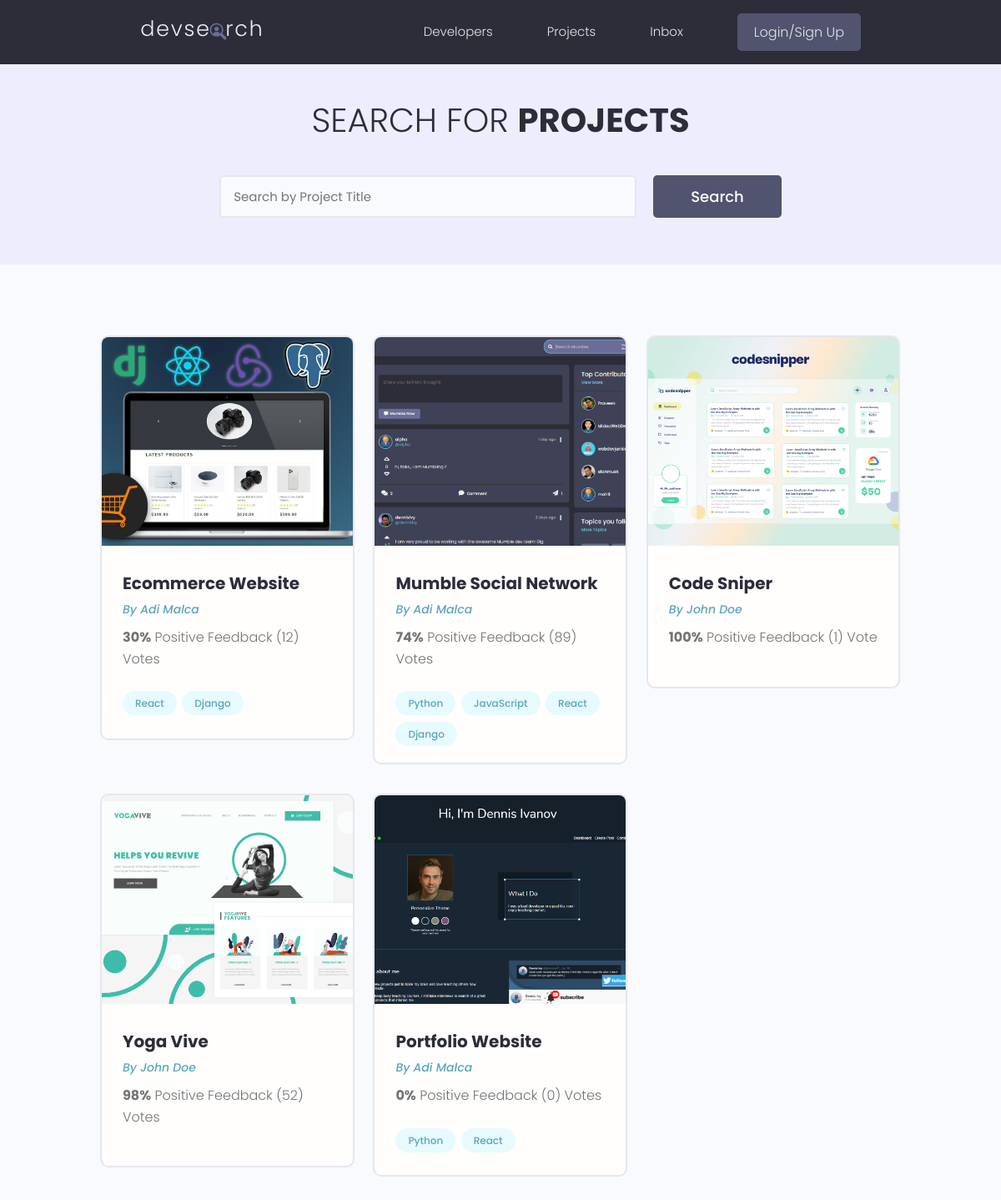
The page /projects/ on the database as committed earlier.
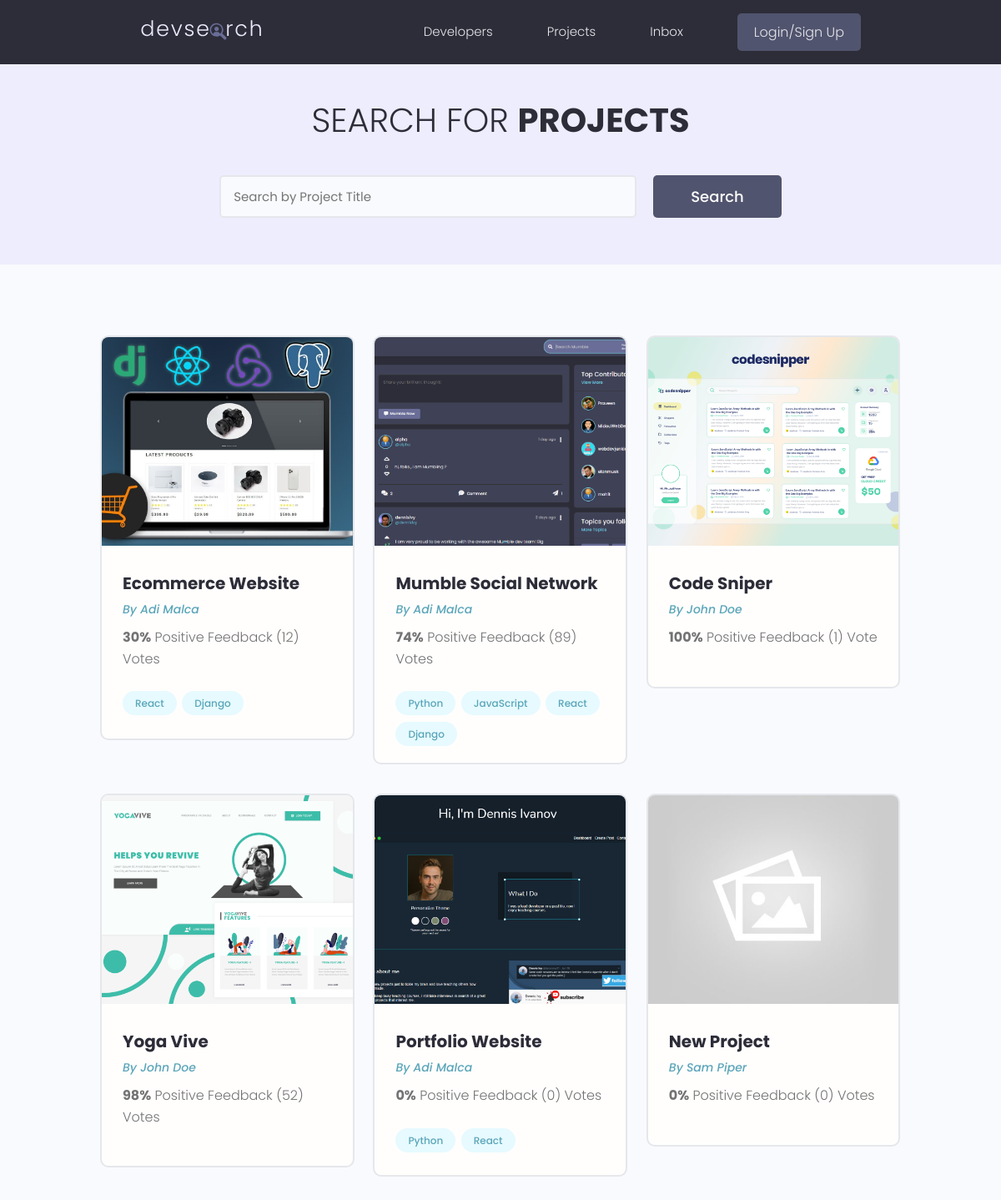
The same page on the database as committed later.
### projectsApp/models.py (models this page shows, shortened)
class Project(models.Model):
    owner = models.ForeignKey(Profile, null=True, blank=True, on_delete=models.SET_NULL) # We want to connect a project to a specific user profile - many-to-one relationship
    title = models.CharField(max_length=200)   # By default null=False - required to enter data in this field (for the database)
    description = models.TextField(null=True, blank=True)  # Does NOT require to enter data in this field! blank is the same but for django form to be submitted! We can submit a form without adding this!
    featured_image = models.ImageField(null=True, blank=True, default="default.jpg") # B/c its in "images" folder no need to specify path, otherwise path needed
    demo_link = models.CharField(max_length=2000, null=True, blank=True)
    source_link = models.CharField(max_length=2000, null=True, blank=True)
    tags = models.ManyToManyField('Tag', blank=True)  # The tag can be connected to many models
    vote_total = models.IntegerField(default=0, null=True, blank=True)
    vote_ratio = models.IntegerField(default=0, null=True, blank=True)
    created = models.DateTimeField(auto_now_add=True)
    id = models.UUIDField(default=uuid.uuid4, unique=True, primary_key=True, editable=False)

class Tag(models.Model):
    name = models.CharField(max_length=200)
    created = models.DateTimeField(auto_now_add=True)
    id = models.UUIDField(default=uuid.uuid4, unique=True, primary_key=True, editable=False)
    def __str__(self):
        return self.name

### usersApp/models.py (models this page shows, shortened)
class Profile(models.Model):
    user = models.OneToOneField(User, on_delete=models.CASCADE, null=True, blank=True)
    name = models.CharField(max_length=200, blank=True, null=True)
    email = models.EmailField(max_length=500, blank=True, null=True)
    username = models.CharField(max_length=200, blank=True, null=True)
    location = models.CharField(max_length=200, blank=True, null=True)
    short_intro = models.CharField(max_length=200, blank=True, null=True)
    bio = models.TextField(blank=True, null=True)
    profile_image = models.ImageField(blank=True, null=True, upload_to="profiles/",
                                      default="profiles/user-default.png") # This will go in static/images folder and then in profiles folder and upload my pictures here. Again - we are uploading to the profiles folder and also getting the defualt from the profiles folder
    social_github = models.CharField(max_length=200, blank=True, null=True)
    social_twitter = models.CharField(max_length=200, blank=True, null=True)
    social_linkedin = models.CharField(max_length=200, blank=True, null=True)
    social_youtube = models.CharField(max_length=200, blank=True, null=True)
    social_website = models.CharField(max_length=200, blank=True, null=True)
    created = models.DateTimeField(auto_now_add=True)
    id = models.UUIDField(default=uuid.uuid4, unique=True, primary_key=True, editable=False)

### projectsApp/views.py (the view)
# urls.py: path('projects/', include('projectsApp.urls')),
def projects(request):
    projects = Project.objects.all()  # QuerySet - dictionary like object
    context = {'projects': projects}
    return render(request, 'projectsApp/projects.html', context)

### projectsApp/templates/projectsApp/projects.html (shortened to what this page needs)
{% extends "main.html" %}
{% block content %}
  <main class="projects">
    <section class="hero-section text-center">
      <div class="container container--narrow">
        <div class="hero-section__box">
          <h2>Search for <span>Projects</span></h2>
        </div>
        <div class="hero-section__search">
          <form class="form" action="#" method="get">
            <div class="form__field">
              <input class="input input--text" id="formInput#search" type="text" name="text"
                placeholder="Search by Project Title" />
            </div>
            <input class="btn btn--sub btn--lg" type="submit" value="Search" />
          </form>
        </div>
      </div>
    </section>
    <section class="projectsList">
      <div class="container">
        <div class="grid grid--three">
          {% for project in projects %}
          <div class="column">
            <div class="card project">
              <a href="{% url 'project' project.id %}" class="project">
                <img class="project__thumbnail" src="{{project.featured_image.url}}" alt="project thumbnail" />
                <div class="card__body">
                  <h3 class="project__title">{{project.title}}</h3>
                  <p><a class="project__author" href="{% url 'user-profile' project.owner.id %}">By {{project.owner.name}}</a></p>
                  <p class="project--rating">
                    <span style="font-weight: bold;">{{project.vote_ratio}}%</span> Positive
                    Feedback ({{project.vote_total}}) Vote{{project.vote_total|pluralize:"s"}}
                  </p>
                  <div class="project__tags">
                    {% for tag in project.tags.all %}
                    <span class="tag tag--pill tag--main">
                      <small>{{tag}}</small>
                    </span>
                    {% endfor %}
                  </div>
                </div>
              </a>
            </div>
          </div>
          {%endfor%}
        </div>
      </div>
    </section>
  </main>
{% endblock content %}

### templates/main.html (shortened to what this page needs)
<!DOCTYPE html>
{% load static %}
<html>
<head>
    <link rel="stylesheet" href="https://cdnjs.cloudflare.com/ajax/libs/font-awesome/4.7.0/css/font-awesome.min.css" />
    <link rel="stylesheet" href="{% static 'uikit/styles/uikit.css' %}" />
    <link rel="stylesheet" href="{% static 'styles/app.css' %}" />
</head>
<body>
    {% include "navbar.html" %}
    {% block content %}
    {% endblock content %}
</body>
</html>

### templates/navbar.html (shortened to what this page needs)
{% load static %}
<header class="header">
    <div class="container container--narrow">
      <a href="{% url 'profiles' %}" class="header__logo">
        <img src="{% static 'images/logo.svg' %}" alt="DevSearch Logo" />
      </a>
      <nav class="header__nav">
        <ul class="header__menu">
          <li class="header__menuItem"><a href="{% url 'profiles' %}">Developers</a></li>
          <li class="header__menuItem"><a href="{% url 'projects' %}">Projects</a></li>
          <li class="header__menuItem"><a href="">Inbox</a></li>
          {% if request.user.is_authenticated %}
          <li class="header__menuItem"><a href="{% url 'account' %}">Account</a></li>
          <li class="header__menuItem"><a href="{% url 'logout' %}" class="btn btn--sub">Logout</a></li>
          {% else %}
          <li class="header__menuItem"><a href="{% url 'login' %}" class="btn btn--sub">Login/Sign Up</a></li>
          {% endif %}
        </ul>
      </nav>
    </div>
  </header>

### static/styles/app.css (style rules this page uses)
:root { --color-sub: #2d2d39; }
.btn--sub { background-color: var(--color-sub-light); }
.card { border: 2px solid var(--color-light); }
img { width: 100%; }
.header { position: sticky; z-index: 111; background-color: var(--color-sub); padding: 1.5rem 0; }
.header > .container { display: flex; justify-content: space-between; align-items: center; }
.header__logo > img { height: 3.8rem; }
.header__nav > ul { display: inline-flex; align-items: center; list-style: none; gap: 6.5rem; }
.header__menuItem > a { color: var(--color-light); font-weight: 300; }
.hero-section { height: 40vh; display: flex; align-items: center; background-color: var(--color-sub); }
.hero-section__box { margin-bottom: 4rem; }
.hero-section__box > h2, .hero-section__box > h2 > span { font-size: 4rem; color: var(--color-light); line-height: 1.3; text-transform: uppercase; }
.hero-section__box > h2 { font-weight: 300; }
.hero-section__box > h2 > span { font-weight: 700; }
.hero-section__search > .form { display: flex; align-items: center; justify-content: center; gap: 2rem; }
.hero-section__search > .form input.input--text { width: 50rem; }
.project__author { font-size: 1.4rem; font-style: italic; }
.project--rating { margin-bottom: 1.6em; margin-top: .5em; }
.projects > .hero-section { background: var(--color-sub-lighter); height: 30vh; }
.projects .hero-section__box { margin-bottom: 2.5rem; }
.projects .hero-section__box > h2 { color: var(--color-sub); }
.projects .hero-section__box > h2 > span { font-weight: 700; color: var(--color-sub); }
.projectsList { margin-top: 8rem; }
.project__thumbnail { height: 25rem; object-fit: cover; object-position: top center; }
.project__title { font-size: 2rem; font-weight: 700; color: var(--color-sub); }

### static/uikit/styles/modules/_variables.css (style rules this page uses)
:root { --color-main: #5aa5b9; --color-main-light: #e6faff; --color-sub: #3f4156; --color-sub-light: #51546e; --color-sub-lighter: #ededfd; --color-text: #737373; --color-gray: #8b8b8b; --color-light: #e5e7eb; --color-light-gray: #767676; --color-bg: #f8fafd; --color-white: #fffefd; --color-white-light: #f3f3f3; --color-success: #359e64; --color-success-bg: #def8e8; --color-error: #fc4b0b; --color-error-bg: #fff2ee; --font-base: 'Poppins', arial, helvetica, 'Segoe UI', roboto, ubuntu, sans-serif; --font-monospace: 'Fira Code', 'Courier New', courier, monospace; --font-regular: 300; --font-medium: 500; --font-bold: 700; --generic-shadow: 1px 1px 5px #00000010; --generic-transition: all 0.3s ease-in-out; }

### static/uikit/styles/modules/_base.css (style rules this page uses)
* { margin: 0; padding: 0; box-sizing: border-box; text-rendering: optimizeLegibility; color: inherit; font-size: inherit; }
html { font-size: 50%; }
@media only screen and (min-width: 480px) { html { font-size: 56.25%; } }
@media only screen and (min-width: 1200px) { html { font-size: 62.5%; } }
body { line-height: 1.6; font-weight: 400; font-size: 1.5rem; color: var(--color-text); background-color: var(--color-bg); min-height: 100vh; }

### static/uikit/styles/modules/_typography.css (style rules this page uses)
* { font-family: var(--font-base); }
h2 { font-size: 3.6rem; font-weight: var(--font-bold); }
h3 { font-size: 3.2rem; font-weight: var(--font-medium); }
p, span, strong { font-size: 1.6rem; color: var(--color-text); font-weight: var(--font-regular); }
a { padding-bottom: 2px; text-decoration: none; display: inline-block; color: var(--color-main); font-weight: var(--font-medium); }

### static/uikit/styles/modules/_utilities.css (style rules this page uses)
.container { width: 92%; max-width: 165rem; margin: 0 auto; box-sizing: border-box; }
.container--narrow { width: 92%; max-width: 120rem; }
@media screen and (min-width: 1000px) { .container { width: 90%; } }
@media screen and (min-width: 1000px) { .container--narrow { width: 85%; } }
@media screen and (min-width: 1200px) { .container { width: 80%; } }
@media screen and (min-width: 1200px) { .container--narrow { width: 72%; } }
.text-center { text-align: center; }

### static/uikit/styles/modules/_button.css (style rules this page uses)
.btn { display: inline-block; position: relative; cursor: pointer; background-color: var(--color-light); font-weight: var(--font-medium); color: var(--color-sub); text-decoration: none; padding: 1rem 2rem; border-radius: 0.5rem; border: none; width: -webkit-fit-content; width: -moz-fit-content; width: fit-content; height: -webkit-fit-content; height: -moz-fit-content; height: fit-content; font-size: 1.6rem; outline-width: 0; outline-color: transparent; -webkit-backface-visibility: hidden; backface-visibility: hidden; transition: all 0.3s ease-in-out; }
.btn--sub { background-color: var(--color-sub); color: var(--color-white); }
.btn--lg { font-size: 1.8rem; padding: 1.2rem 4.5rem; }

Rows that differ between the two databases and show on the page:
added Project: featured_image (placeholder picture), title "New Project", owner.name "Sam Piper", vote_ratio "0", vote_total "0"
